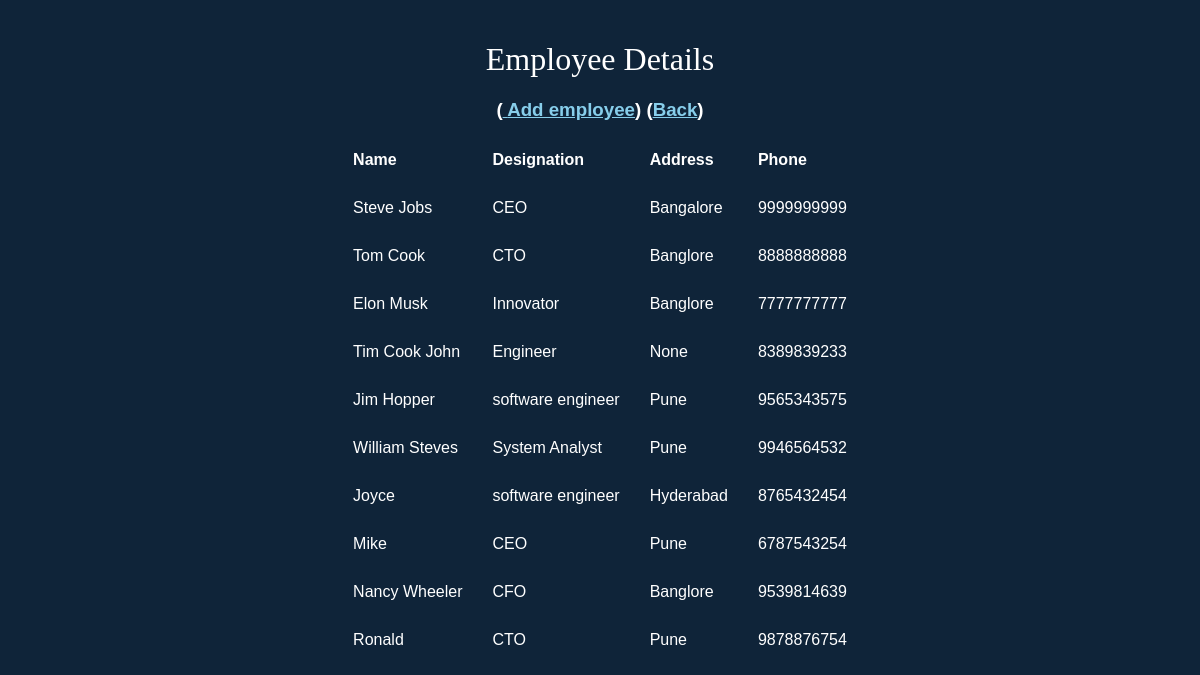
The page /show_all on the database its author committed.
### main.py (models this page shows, shortened)
class Employee(db.Model):
   id = db.Column(db.Integer, primary_key = True)
   name = db.Column(db.String(100), nullable=False)
   designation = db.Column(db.String(100), nullable=False)
   addr = db.Column(db.String(200), nullable=False)
   phone = db.Column(db.String(10), nullable=False, unique=True)

### main.py (the view)
@app.route('/show_all')
def show_all():
    return render_template('show_all.html', employee= Employee.query.all() )

### templates/show_all.html (shortened to what this page needs)
<html>
<link rel="stylesheet" href="./static/style.css" type="text/css">
  <body>
    <div class="body-content">
      <center>
      <h1>Employee Details <h3>(<a href = "{{ url_for('add_emp') }}" style = " color:skyblue;"> Add employee</a>)
      (<a href = "{{ url_for('index') }}" style = " color:skyblue;">Back</a>)</h3></h1>
      <table cellpadding="30" cellspacing="30" style="text-align:left; margin-left:0em">
         <thead>
            <tr>
               <th>Name</th>
               <th>Designation</th>
               <th>Address</th>
               <th>Phone</th>
            </tr>
         </thead>
         <tbody >
            {% for employee in employee %}
               <tr>
                  <td>{{ employee.name }}</td>
                  <td>{{ employee.designation }}</td>
                  <td>{{ employee.addr }}</td>
                  <td>{{ employee.phone }}</td>
               </tr>
            {% endfor %}
         </tbody>
      </table></center>
     </div>
   </body>
</html>

### static/style.css (style rules this page uses)
* { margin:0; padding:0; }
h1 { font-size: 2em; font-family: "Core Sans N W01 35 Light"; font-weight: normal; margin: .65em 0; display: block; }
body { color: #fff; background-color:#f0f0f0; font-family:helvetica; background:url('http://clevertechie.com/img/bnet-bg.jpg') #0f2439 no-repeat center top; }
.body-content { position:relative; top:20px; height:700px; width:800px; margin-left:auto; margin-right:auto; background: transparent; }

### rows shown on the page
Employee: name "Steve Jobs", designation "CEO", addr "Bangalore", phone "9999999999"
Employee: name "Tom Cook", designation "CTO", addr "Banglore", phone "8888888888"
Employee: name "Elon Musk", designation "Innovator", addr "Banglore", phone "7777777777"
Employee: name "Tim Cook John", designation "Engineer", addr "None", phone "8389839233"
Employee: name "Jim Hopper", designation "software engineer", addr "Pune", phone "9565343575"
Employee: name "William Steves", designation "System Analyst", addr "Pune", phone "9946564532"
Employee: name "Joyce", designation "software engineer", addr "Hyderabad", phone "8765432454"
Employee: name "Mike", designation "CEO", addr "Pune", phone "6787543254"
Employee: name "Nancy Wheeler", designation "CFO", addr "Banglore", phone "9539814639"
Employee: name "Ronald", designation "CTO", addr "Pune", phone "9878876754"
